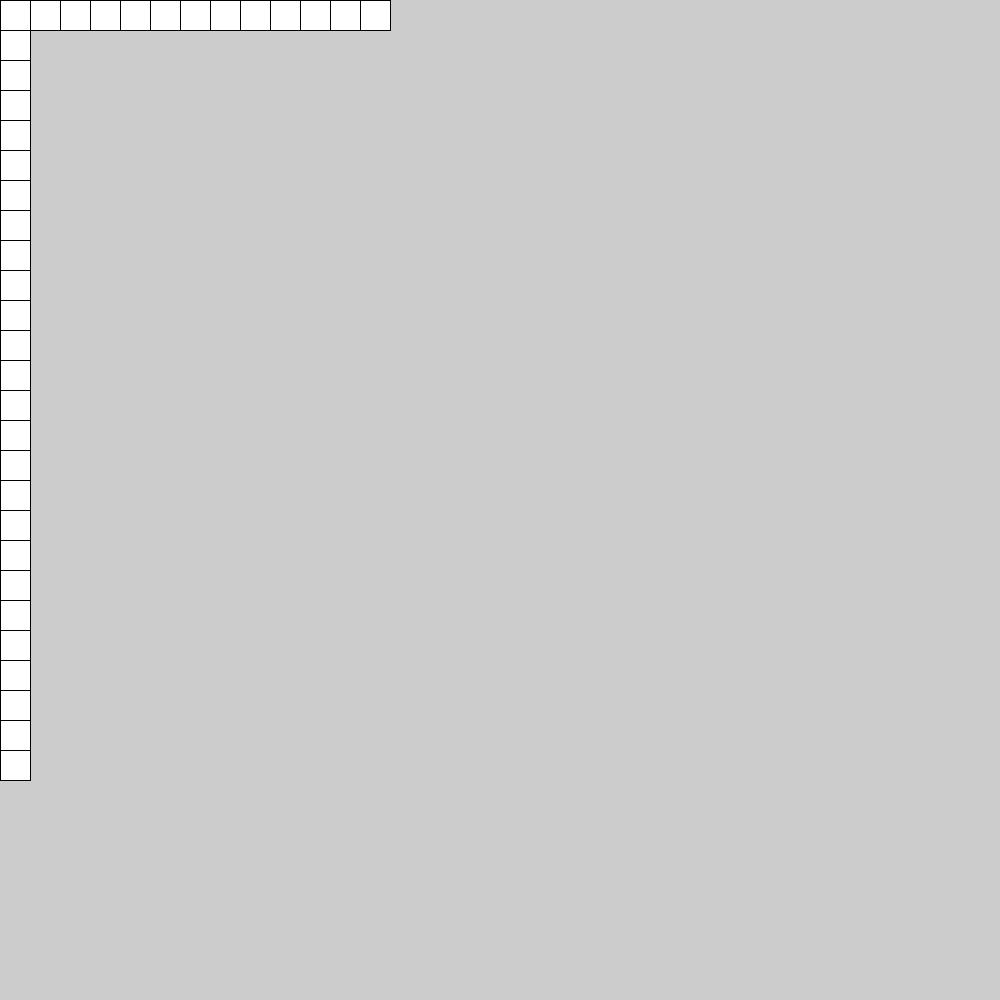
Frame 1 (no input)
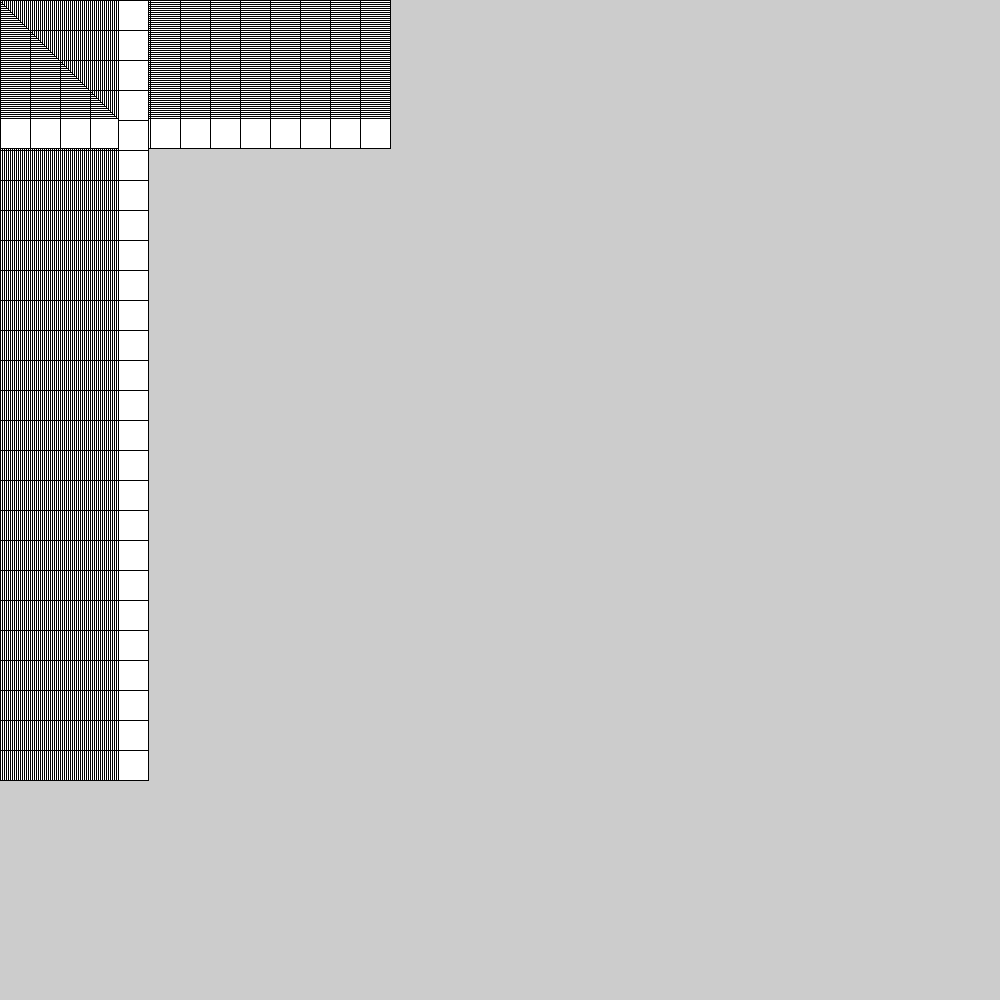
Frame 60 (the mouse pressed at the canvas centre just before this capture)
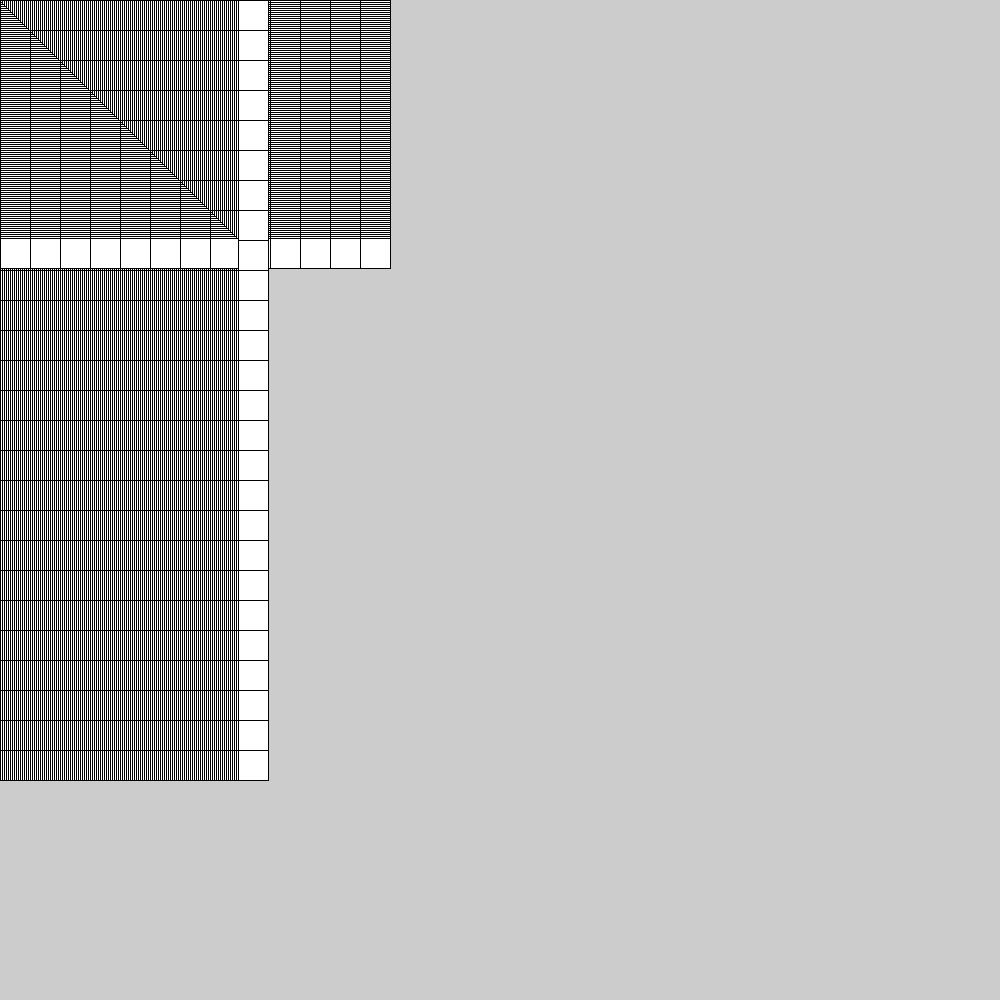
Frame 120 (the mouse held since frame 60 and released just before this capture)

The Processing sketch that drew these frames (run headless with seeded random() and noise(); from frame 60 on, the mouse is pressed at the canvas centre):

// Processing sketch: julian_block2
// ── julian_block2.pde
int a=0;

void setup()
{
  size(1000, 1000);
}
void draw()
{ 
  rect(360, 0+a, 30, 30);
  rect(330, 0+a, 30, 30);
  rect(300, 0+a, 30, 30);
  rect(270, 0+a, 30, 30);
  rect(240, 0+a, 30, 30);
  rect(210, 0+a, 30, 30);
  rect(180, 0+a, 30, 30);
  rect(150, 0+a, 30, 30);
  rect(120, 0+a, 30, 30);
  rect(90, 0+a, 30, 30);
  rect(60, 0+a, 30, 30);
  rect(30, 0+a, 30, 30);
  rect(0, 0+a, 30, 30);
  
 rect(0+a, 750, 30, 30);
 rect(0+a, 720, 30, 30);
 rect(0+a, 690, 30, 30);
 rect(0+a, 660, 30, 30);
 rect(0+a, 630, 30, 30);
 rect(0+a, 600, 30, 30);
 rect(0+a, 570, 30, 30);
  rect(0+a, 540, 30, 30);
  rect(0+a, 510, 30, 30);
  rect(0+a, 480, 30, 30);
  rect(0+a, 450, 30, 30);
  rect(0+a, 420, 30, 30);
  rect(0+a, 390, 30, 30);
  rect(0+a, 360, 30, 30);
  rect(0+a, 330, 30, 30);
  rect(0+a, 300, 30, 30);
  rect(0+a, 270, 30, 30);
  rect(0+a, 240, 30, 30);
  rect(0+a, 210, 30, 30);
  rect(0+a, 180, 30, 30);
  rect(0+a, 150, 30, 30);
  rect(0+a, 120, 30, 30);
  rect(0+a, 90, 30, 30);
  rect(0+a, 60, 30, 30);
  rect(0+a, 30, 30, 30);
  rect(0+a, 0, 30, 30);
  a=a+2;
  if (a>1000)
  {
    a=0;
  }
}
